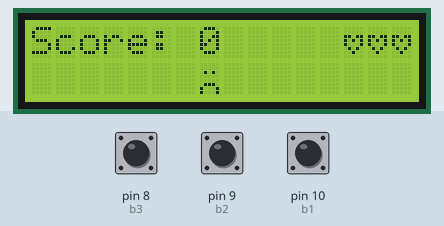
Bench run of a sketch on a simulated Arduino Uno, built with avr-gcc and run on an emulated ATmega328P. Shown: 16×2 character LCD. The test bench sets the inputs (shaded band); at power-on: pin 9 (b2) HIGH, pin 10 (b1) HIGH, pin 8 (b3) HIGH. Random numbers use the default seed unless the sketch sets one; EEPROM starts erased.

Above: at 1.2 s.
1.3 s: pin 9 (b2) pulled LOW for 0.15 s
At 2.0 s:
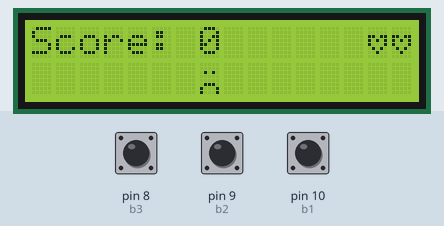
4.4 s: pin 10 (b1) pulled LOW for 0.15 s
At 5.5 s:
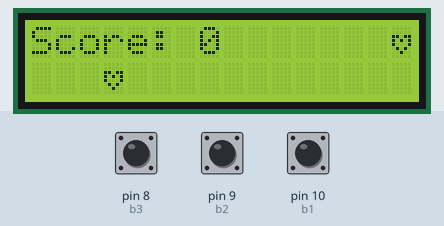
7.5 s: pin 10 (b1) pulled LOW for 1 s
At 9.1 s:
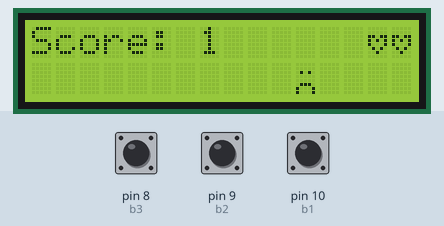
11.5 s: pin 8 (b3) pulled LOW for 0.15 s
14.6 s: pin 8 (b3) pulled LOW for 1 s
At 17.0 s:
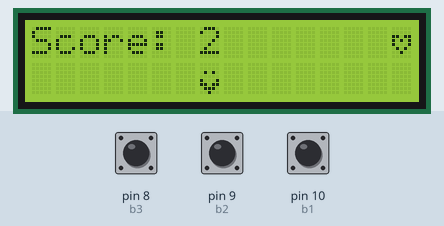
18.6 s: pin 8 (b3) pulled LOW for 3.2 s
At 23.2 s:
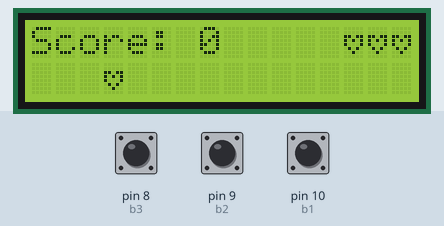
Timing chart, 0 to 24.7 s (numbered marks = the images above; inputs shaded):
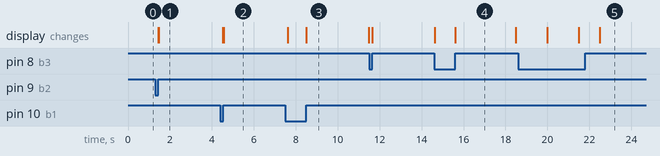

Measured:
- what the display in image 3 shows lasts 3.0 s, from 8.5 s to 11.5 s
- what the display in image 4 shows lasts 2.9 s, from 15.6 s to 18.5 s

The sketch:

gioco_Finale.ino
```cpp
/*  The Faces Game
 *  Made by Toporivschi Ion, a student for I.T.T. E. Barsanti.
 */
#include <EEPROM.h>
#include <LiquidCrystal.h>
const int rs = 12, en = 11, d4 = 5, d5 = 4, d6 = 3, d7 = 2;
LiquidCrystal lcd(rs, en, d4, d5, d6, d7);

//define the buttons
int b1; int b2; int b3;

//time vars that control difficulty/functionality of the game
int tempo; //to know for how long the user was pressing a button
int tempoMax; //corresponds to the maximum amount of time the user is given to press a button, after successfully scoring a point it's decreasing
int tempoMassimo; //used to punish the users who didn't press a button in the time given (triple value of tempoMax), so it's also decreasing with the rise of difficulty level

//game objective vars
int vite; //corresponds to the "lives" the user has at his disposal, the game starts with three
int score; //corresponds to the number of points the user has achieved during his playtime

//EEPROM vars
int scoreE; //0 | the address of the cell
int viteE;  //1 | the address of the cell

//vars that control buttons | all three below execute control functions
int buttonDaPremere; //is assigned a value after a "face" is generated on lcd screen
int ultimoButtonPremuto; //is assigned a value after pressing a button
bool premuto; //used to exit the cycle after pressing a button

//custom characters

//a heart in bytes
byte heart[] = {
  B00000,
  B00000,
  B11011,
  B10101,
  B10001,
  B01010,
  B00100,
  B00000
};
//a "happy face" in bytes
byte happyFace[] = {
  B00000,
  B00000,
  B01010,
  B00000,
  B10001,
  B11011,
  B01110,
  B00100
};
//an "upset face" in bytes
byte upsetFace[] = {
  B00000,
  B00000,
  B01010,
  B00000,
  B00000,
  B01110,
  B10001,
  B10001
};

//end custom characters

void setup() {
  Serial.begin(9600);
  lcd.begin(16, 2);
  lcd.createChar(0, heart);
  lcd.createChar(1, happyFace);
  lcd.createChar(2, upsetFace);
  pinMode(10, INPUT_PULLUP);
  pinMode(9, INPUT_PULLUP);
  pinMode(8, INPUT_PULLUP);
  scoreE = EEPROM.read(0); viteE = EEPROM.read(1);
  if (scoreE != 255 && viteE != 255) {
    score = scoreE; vite = viteE;
    tempoMax = 1000-(score*30);
  }
  else {
     vite = 3; score = 0; tempoMax = 1000;
  }
  tempo = 0; tempoMassimo = 3 * tempoMax; premuto = false;
  b1 = 10; b2 = 9; b3 = 8;
  randomSeed(analogRead(0));
}

void loop() {

  CaricaCuori(vite); //shows the number of lives
  CaricaScore(); //shows the score
  Azione(); //the main method
  lcd.clear();

  if (vite < 1) {
    GameEnded();
  }
}

//interface methods
void CaricaCuori(int numCuori) {
  int lastPlace = 15; //is needed to write byte characters from the last place in the line (which is 15 because the first is 0)
  while (numCuori != 0) {
    lcd.setCursor(lastPlace, 0);
    lcd.write(byte(0));
    numCuori--;
    lastPlace--;
  }
}
void CaricaScore() {
  /* developer's note: can add an if millis() < neccesary time to reach this method,
   * to be sure it's not triggered during the start of the game, but if the user exits with smaller number of lives
   * while the score is still 0, it, ultimately, will be triggered || just cancell if score != 0
   UPDATE: not delevoped.
  */
  if(score != 0){
  EEPROM.write(0, score);
  }
  lcd.setCursor(0, 0);
  lcd.print("Score: ");
  lcd.print(score);
}
//end interface methods

//the faces methods
void MostraUnaFaccia(int tipo, int posto) {
  if (posto == 10) {
    lcd.setCursor(3, 1);
  }
  else if (posto == 9) {
    lcd.setCursor(7, 1);
  }
  else if (posto == 8) {
    lcd.setCursor(11, 1);
  }
  lcd.write(byte(tipo));
  buttonDaPremere = posto;
}
void Azione() {

  int tipo = random(0, 3); //generate a random number between 0 and 2 that will correspond to a byte character created before
  int posto = random(8, 11); //generate a random number that will correspond to a button

  MostraUnaFaccia(tipo, posto);

  while (!premuto) {
    if (tempoMassimo <= 0) { //if tempoMassimo reaches a zero, the cycle is interrupted
      break;
    }
    while (digitalRead(b1) == LOW) {
      if (tempoMassimo <= 0) { //if a button is pressed for too long the cycle will be broken
        break;
        ultimoButtonPremuto = 0;
      }
      tempo++;
      tempoMassimo--;
      delay(1);
      premuto = true;
      ultimoButtonPremuto = 10;
    }
    while (digitalRead(b2) == LOW) {
      if (tempoMassimo <= 0) {
        break;
        ultimoButtonPremuto = 0;
      }
      tempo++;
      tempoMassimo--;
      delay(1);
      premuto = true;
      ultimoButtonPremuto = 9;
    }
    while (digitalRead(b3) == LOW) {
      if (tempoMassimo <= 0) {
        break;
        ultimoButtonPremuto = 0;
      }
      tempo++;
      tempoMassimo--;
      delay(1);
      premuto = true;
      ultimoButtonPremuto = 8;
    }
    tempoMassimo--; //it's constantly decreasing, until it reaches a zero (see why above)
    delay(1);
  }

  //final control

  if (tempo <= tempoMax) {
    if (tipo == 0) { //if the "face" is a heart
      if (ultimoButtonPremuto == buttonDaPremere) { //if the correct button was pressed the user gains a life and a point
        score++;
        vite++;
        EEPROM.write(1, vite);
        tempoMax -= 30;
        if (vite >= 5) { //the maximum amount of lives is five
          vite = 5;
          EEPROM.write(1, vite);
        }
      }
      else {
        vite--;
        EEPROM.write(1, vite);
      }
    }
    else if (tipo == 1) { //if the "face" is a happy face
      if (ultimoButtonPremuto == buttonDaPremere) { //if the correct button was pressed the user gains a point
        score++;
        tempoMax -= 30;
      }
      else {
        vite--;
        EEPROM.write(1, vite);
      }
    }
    else if (tipo == 2) { //if the "face" is an upset face
      if (ultimoButtonPremuto == buttonDaPremere) { //if the correct button was pressed the user loses a life
        vite--;
        EEPROM.write(1, vite);
      }
    }
  }
  else {
    vite--;
    EEPROM.write(1, vite); //every change in number of lives is always written in eeprom memory
  }
  tempo = 0; ultimoButtonPremuto = -1; premuto = false; tempoMassimo = 3 * tempoMax;
}
//end the faces methods

//game ending methods
void GameEnded() {
  while (digitalRead(b3) == HIGH) {
    MostraMessaggioFinito();
  }
  lcd.clear();
  delay(1000);
  EEPROM.write(0, 255); EEPROM.write(1, 255);
  vite = 3; score = 0; tempoMax = 1000;
}
void MostraMessaggioFinito() {
  //shows the amount of points reached by the end of the game and a message about "how to continue to play"
  lcd.clear();
  lcd.setCursor(0, 0);
  lcd.print("Game Over");
  lcd.setCursor(0, 1);
  lcd.print("Total score: ");
  lcd.print(score);
  delay(1500);
  lcd.clear();
  lcd.setCursor(0, 0);
  lcd.print("Press 3rd button");
  lcd.setCursor(0, 1);
  lcd.print("to continue");
  delay(1500);
}
//end game ending methods
```
